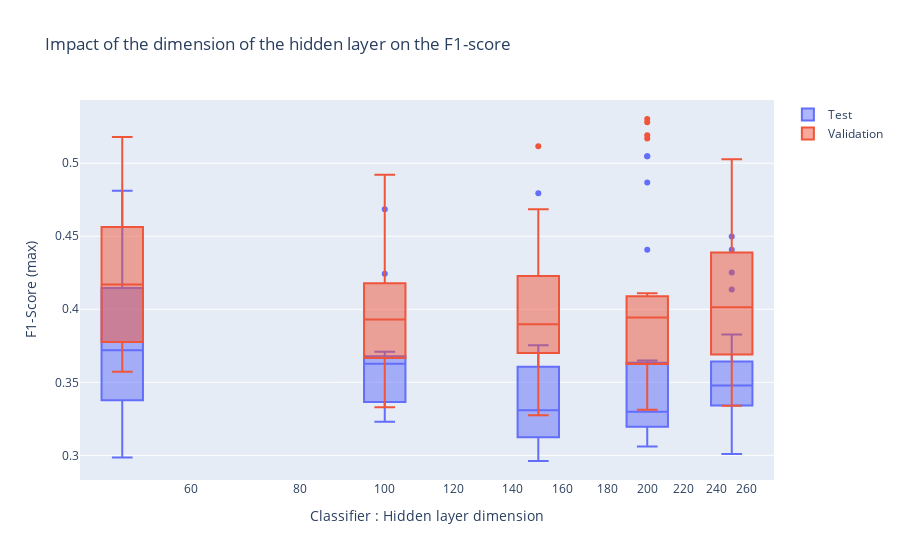

Write notebook code for a chart like this one.
### Markdown cell above
### Hidden layer dimension (Needs additional values)

### Code cell
fig = go.Figure(layout = {
   "xaxis":{
       "domain" : [0,1],
       "type" : "log",
        # "categoryorder" : "median ascending",
       "title" : "Classifier : Hidden layer dimension"
    },
   "yaxis":{"title" : "F1-Score (max)"},
   "title" : {"text" : "Impact of the dimension of the hidden layer on the F1-score"},
})
fig.add_trace( go.Box(
                x = results["classifier_hiddenlayer_dim"], 
                y = results["test_f1_max"],
                xaxis='x',
                name = "Test"
))
fig.add_trace( go.Box(
                x = results["classifier_hiddenlayer_dim"], 
                y = results["valid_f1_max"],
                xaxis='x',
                name = "Validation"
))

# fig.add_trace( go.Box(
#                 x = results["model_train_classifier_learning_rate"], 
#                 y = results["train_f1_max"],
#                 xaxis='x',
#                 name = "Train"
# ))
fig
